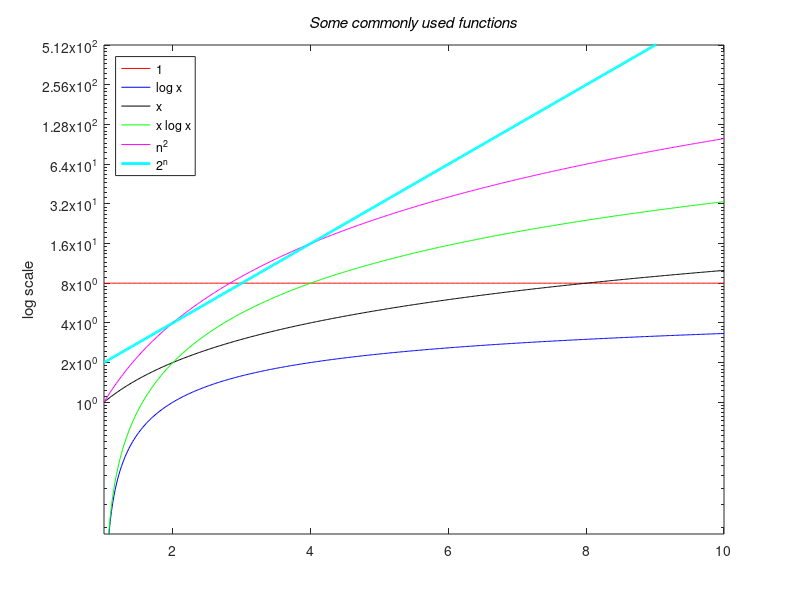
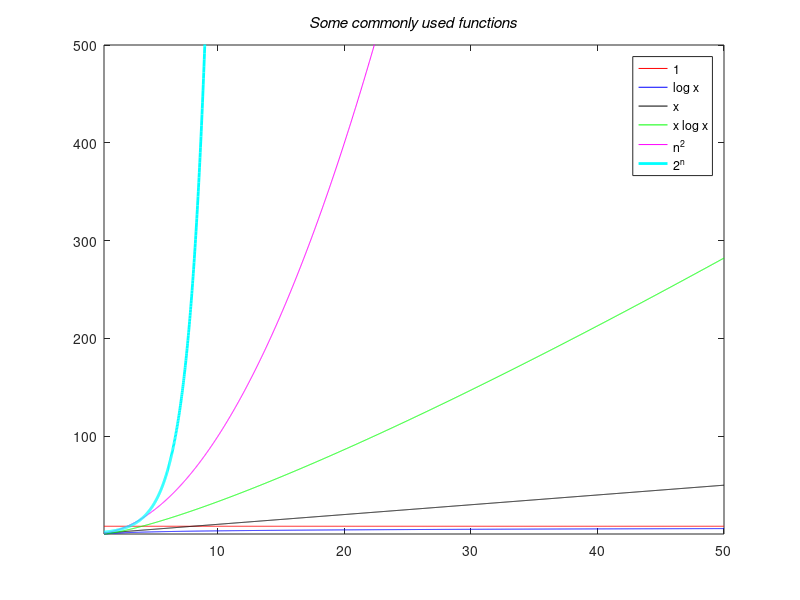

Recreate these plots in MATLAB, in order.
%% Growth of functions commonly used in Big-O Estimates
%
% This shows how to reproduce the graph shown on Figure 3 of section 3.2 of
% Rosen's textbook. 

% functions to plot
x = linspace(1, 10, 500);
y1 = 8 + zeros(size(x));    
y2 = log2(x); 
y3 = x;    
y4 = x.*log2(x); 
y5 = x.^2; 
y6 = 2.^x; 

% plot the functions:
figure()

semilogy(x, y1, 'r', x, y2, 'b', x, y3, 'k', x, y4, 'g', x, y5, 'm', x, y6, 'c', 'linewidth', 2)
axis([1, 10, 0.1, 513])
set(gca, 'ytick', [1, 2, 4, 8, 16, 32, 64, 128, 256, 512])
ylabel('log scale')
title('\it{Some commonly used functions}')
legend('1', 'log x', 'x', 'x log x', 'n^2', '2^n','Location','northwest')


%% 
% Here are the same functions plotted on a linear scale. The limits on the
% x and y axes are smaller here so that the plots can be more esily seen.
%

x = linspace(1, 50, 2500);
y1 = 8 + zeros(size(x));    
y2 = log2(x); 
y3 = x;    
y4 = x.*log2(x); 
y5 = x.^2; 
y6 = 2.^x; 

% plot the functions:
figure()

plot(x, y1, 'r', x, y2, 'b', x, y3, 'k', x, y4, 'g', x, y5, 'm', x, y6, 'c', 'linewidth', 2)
axis([1, 50, 0.1, 500])
%set(gca, 'ytick', [1, 2, 4, 8, 16, 32, 64, 128, 256, 512])
title('\it{Some commonly used functions}')
legend('1', 'log x', 'x', 'x log x', 'n^2', '2^n','Location','northeast')





